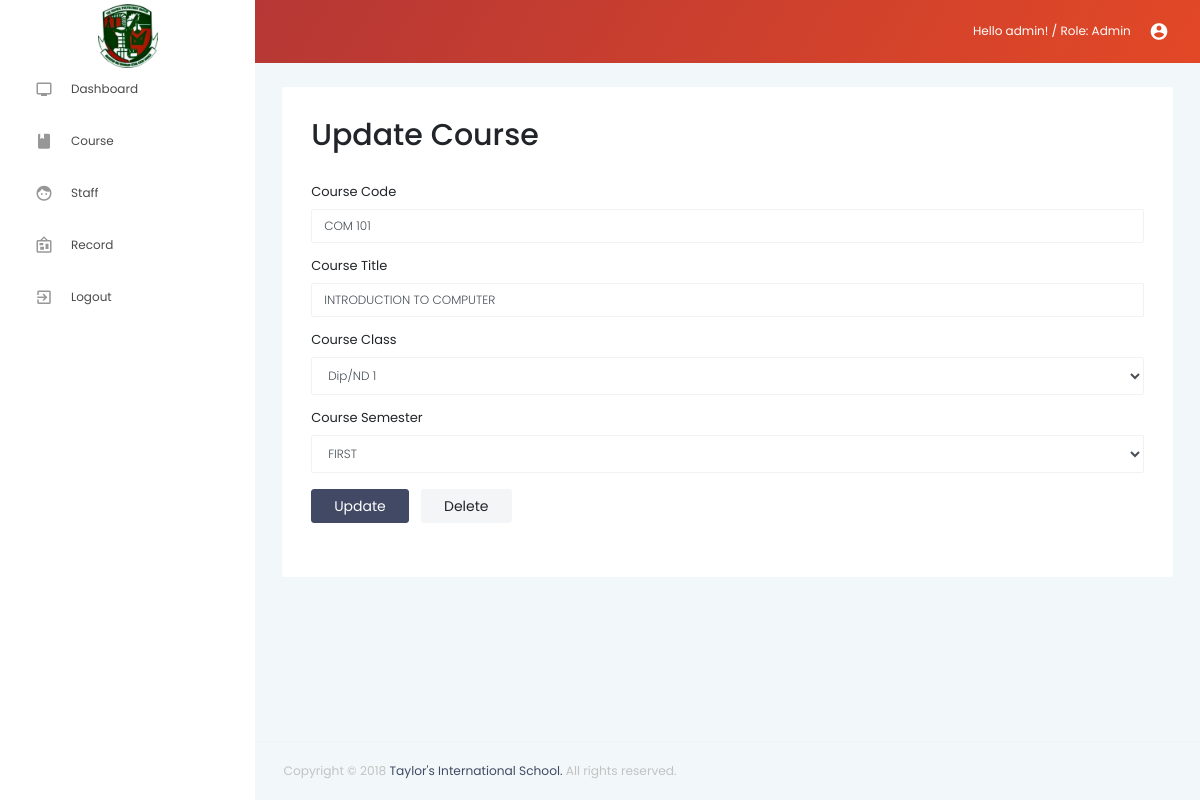
/pages_admin/SubjectUpdate.php?id=COM 101 (signed in), run on the app's committed database.
### tables this page shows
CREATE TABLE `subject` (
  `id` int(11) NOT NULL,
  `subjectID` varchar(50) NOT NULL,
  `subjectName` varchar(200) NOT NULL,
  `subjectType` int(11) NOT NULL,
  `semester` varchar(50) NOT NULL
);

CREATE TABLE `class` (
  `id` int(11) NOT NULL,
  `classname` varchar(10) NOT NULL
);

### pages_admin/SubjectUpdate.php (the view, shortened to what this page needs)
<?php
require_once '../db_connect.php';
$id = $_GET["id"];
$namesql = 'SELECT * FROM subject WHERE subjectID="'.$id. '"';
$result = $conn->query($namesql);
$row = $result->fetch_assoc();
?>
<!DOCTYPE html>
<html lang="en">
    <head>
        <link rel="stylesheet" href="../vendors/iconfonts/mdi/css/materialdesignicons.min.css">
        <link rel="stylesheet" href="/record/css/font_awesome/fontawesome-4.3.0.min.css">
        <link rel="stylesheet" href="../vendors/css/vendor.bundle.base.css">
        <link rel="stylesheet" href="../vendors/css/vendor.bundle.addons.css">
        <link rel="stylesheet" href="../vendors/icheck/skins/all.css">
        <link rel="stylesheet" href="../css/style.css">
    </head>
    <body>
        <div class="container-scroller">
            <?php
            include("nav.php");
            ?>
            <div class="main-panel">
                <div class="content-wrapper">
                    <div class="row">
                        <div class="col-md-12 d-flex align-items-stretch grid-margin">
                            <div class="row flex-grow">
                                <div class="col-12">
                                    <div class="card">
                                        <div class="card-body">
                                            <div class="page-header clearfix">
                                                <h2 style="float:left">Update Course</h2>
                                            </div>
                                            <form class="forms-sample" method="post" action="#">
                                                <div class="form-group">
                                                    <br/>
                                                    <label for="subjectID">Course Code</label>
                                                    <input type="text" class="form-control" placeholder="" name="subjectID" id="subjectID" value="<?php echo $id; ?>" required>
                                                </div>
                                                <div class="form-group">
                                                    <label for="subjectName">Course Title</label>
                                                    <input type="text" class="form-control" placeholder="" name="subjectName" id="subjectName" value="<?php echo $row['subjectName']; ?>" required>
                                                </div>
                                                <div class="form-group">
                                                    <label>Course Class</label>
                                                    <select name="subjectType" class="form-control">
                                                    <?php
                                                    $req = mysqli_query($conn, "SELECT * FROM class");
                                                    while ($rr = mysqli_fetch_array($req)) { ?>
                                                        <option value="<?php echo $rr['id'] ?>" <?php if ($row['subjectType'] == $rr['id']) { echo 'selected'; } ?>> <?php echo $rr["classname"]; ?> </option>
                                                    <?php }
                                                    ?>
                                                    </select>
                                                </div>
                                                <div class="form-group">
                                                    <label>Course Semester</label>
                                                    <select name="semester" class="form-control">
                                                        <option value="FIRST" <?php if ($row['semester'] == 'FIRST') { echo 'selected'; } ?>>FIRST</option>
                                                    </select>
                                                </div>
                                                <button type="submit" class="btn btn-dark mr-2" name="Update">Update</button>
                                                <button class="btn btn-light" name="Delete">Delete</button>
                                                <?php
                                                echo '<br/><br/>';
                                                ?>
                                            </form>
                                        </div>
                                    </div>
                                </div>
                            </div>
                        </div>
                    </div>
                </div>
                <?php
                include("../footer.php");
                ?>
            </div>
        </div>
    </body>
</html>

### data on the page
subject: subjectName "INTRODUCTION TO COMPUTER", subjectType "Dip/ND 1", semester "FIRST"

### other printed values
$_SESSION["username"] "admin"
$_SESSION["role"] "Admin"
